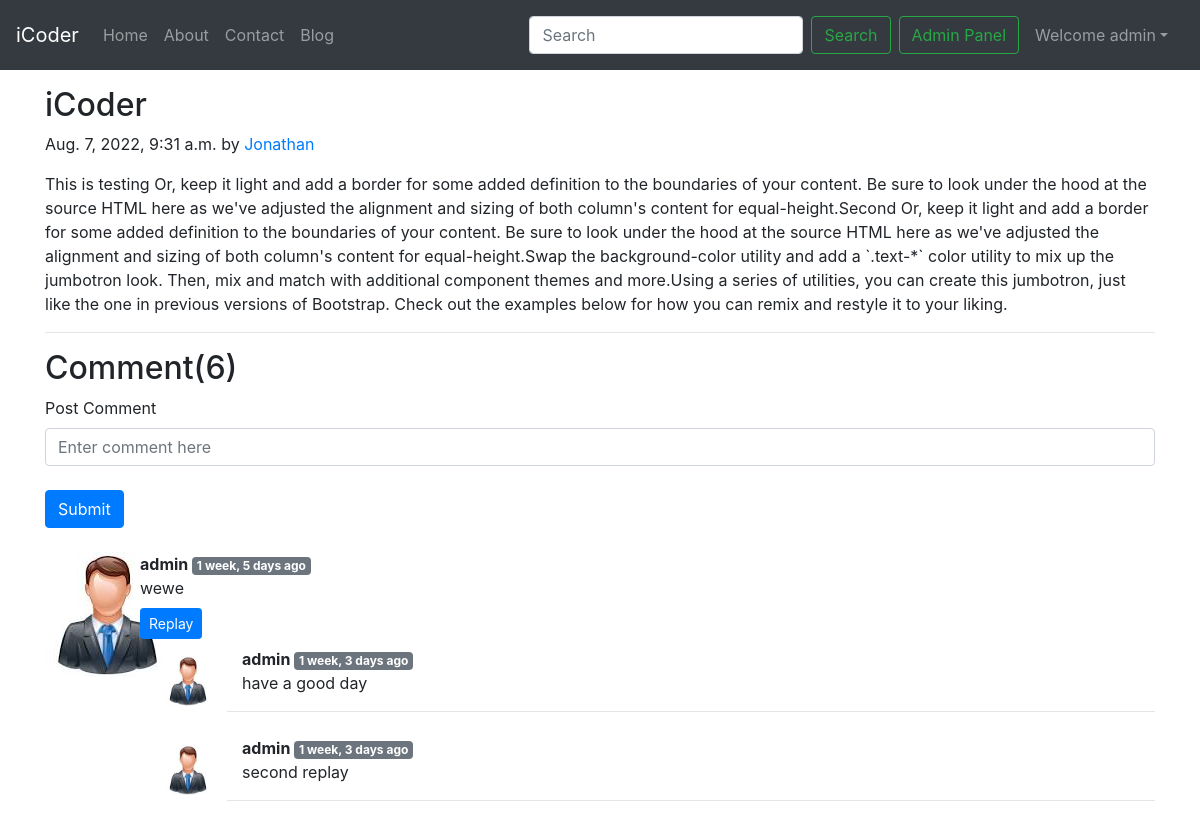
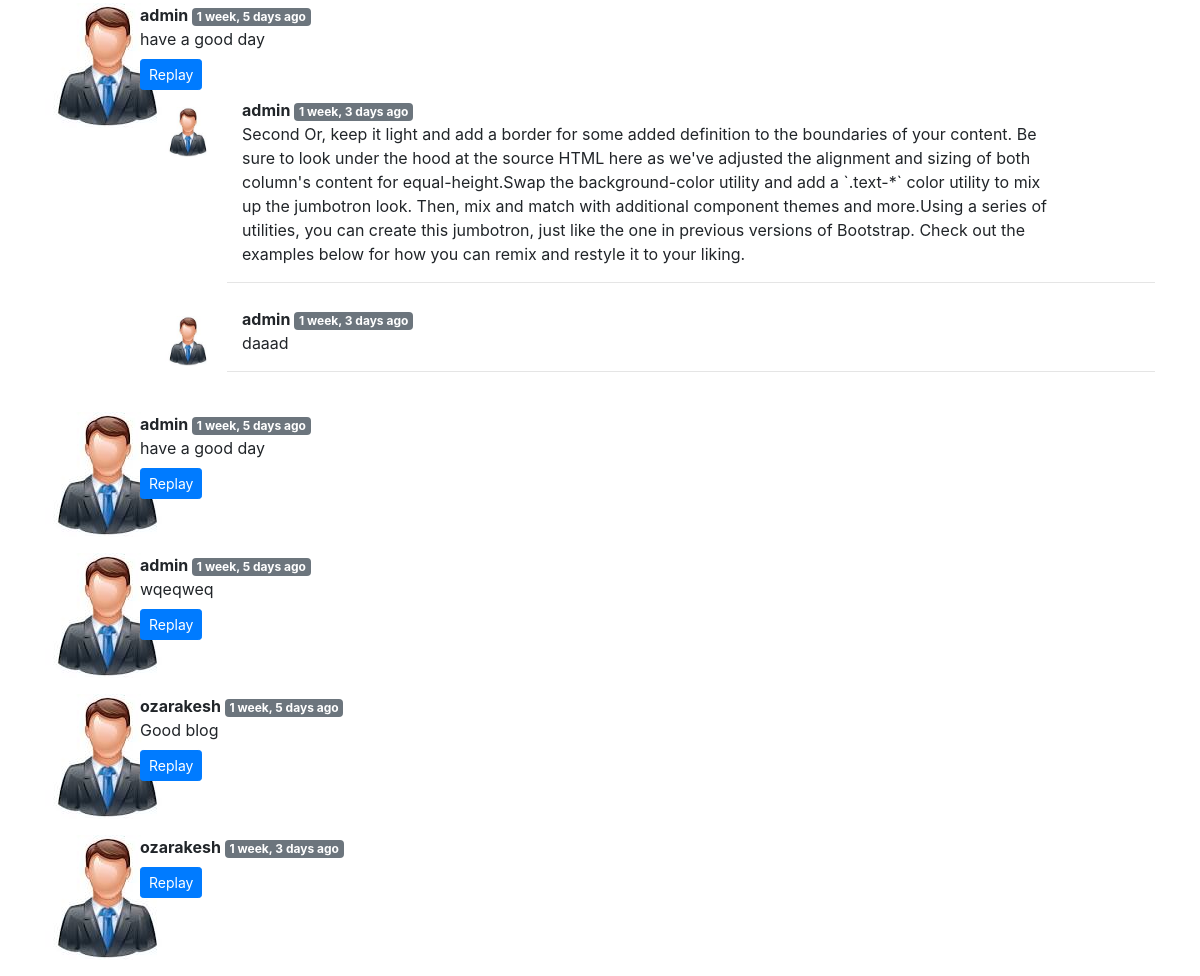
The app's page /blog/first_post (signed in) with its own data (2 pictures, top to bottom).
### blog/models.py (models this page shows, shortened)
class Post(models.Model):
    sno = models.AutoField(primary_key=True)
    title = models.CharField(max_length=50)
    content = models.TextField()
    author = models.CharField(max_length=13)
    slug= models.CharField(max_length=130)
    timestamp = models.DateTimeField(blank=True)

class blogComment(models.Model):
    sno = models.AutoField(primary_key=True)
    comment = models.TextField()
    user = models.ForeignKey(User,on_delete=models.CASCADE)
    post = models.ForeignKey(Post,on_delete=models.CASCADE)
    parent = models.ForeignKey('self',on_delete=models.CASCADE,null=True)
    timestamp = models.DateTimeField(default=now)

### blog/views.py (the view)
# urls.py: path('<str:slug>',views.blogpost,name = "blogpost"),
def blogpost(request,slug):
    post = Post.objects.filter(slug=slug).first()
    comments= blogComment.objects.filter(post=post, parent=None)
    replies= blogComment.objects.filter(post=post).exclude(parent=None)
    replyDict={}
    for reply in replies:
        if reply.parent.sno not in replyDict.keys():
            replyDict[reply.parent.sno]=[reply]
        else:
            replyDict[reply.parent.sno].append(reply)
    context={'post':post, 'comments': comments, 'user': request.user, 'replyDict': replyDict}
    return render(request,'blog/blogpost.html',context)

### blog/templatetags/extras.py (called while the page is built)
@register.filter(name='get_val')
def get_val(dict, key):
    return dict.get(key)

### templates/blog/blogpost.html (shortened to what this page needs)
{% extends 'base.html' %}
{% block body %}
{% load humanize %}
{% load extras %}
<div class="container my-3">
  <h2 class="blog-post-title">{{post.title}}</h2>
  <p class="blog-post-meta">{{post.timestamp}} by <a href="' %}">{{post.author}}</a></p>
  <p>{{post.content|safe}}</p>
  <hr>
</div>
<div class="container">
  <h2>Comment({{comments.count}})</h2>
  <div class="my-2">
    {% if user.is_authenticated %}
    <form action="/blog/postComment" method="post">
      <div class="form-group">
        <label for="comment">Post Comment</label>
        <input type="text" class="form-control" name="comment" placeholder="Enter comment here">
      </div>
      <button type="submit" class="btn btn-primary my-2">Submit</button>
    </form>
    {% else %}
    Please login to post a comment
    {% endif %}
  </div>
  {% for comment in comments %}
  <div class="row my-3">
    <div class="col-md-1">
      <img src="/static/user.jpg" alt="" srcset="">
    </div>
    <div class="col-md-11"><b> {{comment.user.username }} </b> <span
        class="badge badge-secondary">{{comment.timestamp|naturaltime}} </span>
      <div>{{comment.comment}} </div>
      <div class="replay">
        {% if user.is_authenticated %}
        <button class="btn btn-primary btn-sm mt-2" type="button" data-toggle="collapse" data-target="#replay{{comment.sno}}"
          aria-expanded="false" aria-controls="replay{{comment.sno}}">
          Replay
        </button>
        {% else %}
        <button class="btn btn-primary btn-sm" type="button" data-toggle="collapse" data-target="#replay{{comment.sno}}"
          aria-expanded="false" aria-controls="replay{{comment.sno}}" disabled>
          Login to reply
        </button>
        {% endif %}
        <div class="replies my-2">
          {% for reply in replyDict|get_val:comment.sno %}
          <div class="row my-2">
            <div class="col-md-1">
              <img class="image" src="/static/user.jpg" alt="" srcset="" style="
    margin-top: 9px;
    height: 50px;
    width: 46px;
    margin-left: 25px;
">
            </div>
            <div class="col-md-11">
              <div class="col-md-11 ">
                <b> {{reply.user.username}} </b> <span
                  class="badge badge-secondary ">{{reply.timestamp| naturaltime}}</span>
                <div>{{reply.comment}}</div>
              </div>
              <hr>
            </div>
          </div>
          {% endfor %}
        </div>
      </div>
    </div>
  </div>
  {% endfor %}
</div>
{% endblock %}

### templates/base.html (shortened to what this page needs)
<!doctype html>
<html lang="en">
<head>
  <link rel="stylesheet" href="https://cdn.jsdelivr.net/npm/bootstrap@4.6.2/dist/css/bootstrap.min.css"
>
</head>
<body>
  <div class="container-fluid px-0">
    <nav class="navbar navbar-expand-lg navbar-dark bg-dark">
      <a class="navbar-brand" href="/">iCoder</a>
      <div class="collapse navbar-collapse" id="navbarScroll">
        <ul class="navbar-nav mr-auto my-2 my-lg-0 navbar-nav-scroll" style="max-height: 100px;">
          <li class="nav-item {% block homeactive %}{% endblock homeactive %}">
            <a class="nav-link" href="{% url 'home' %}">Home <span class="sr-only">(current)</span></a>
          </li>
          <li class="nav-item {% block aboutactive %}{% endblock aboutactive %}">
            <a class="nav-link" href="{% url 'about' %}">About</a>
          </li>
          <li class="nav-item {% block contactactive %}{% endblock contactactive %}">
            <a class="nav-link" href="{% url 'contact' %}">Contact</a>
          </li>
          <li class="nav-item {% block blogactive %}{% endblock blogactive %}">
            <a class="nav-link" href="{% url 'bloghome' %}">Blog</a>
          </li>
        </ul>
        <form class="d-flex" method="get" action="/search">
          <input class="form-control mr-2" name='search' type="search" placeholder="Search" aria-label="Search">
          <button class="btn btn-outline-success" type="submit">Search</button>
        </form>
        <a href="/admin" target="_blank" class="btn btn-outline-success m-2" role="button">Admin Panel</a>
        {% if user.is_authenticated %}
        <ul class="navbar-nav mr-2">
          <li class="nav-item dropdown">
            <a class="nav-link dropdown-toggle" href='#' id="navbarDropdown" role="button" data-toggle="dropdown">
              Welcome {{request.user}}</a>
          </li>
        </ul>
      </div>
      {% endif %}
    </nav>
  </div>
  {% block body %}{% endblock body %}
</body>
</html>

### records on screen
Post: title "iCoder", timestamp "Aug. 7, 2022, 9:31 a.m.", author "Jonathan", content "This is testing Or, keep it light and add a border for some added definition to the boundaries of your content. Be sure to look under the hood at the source HTML here as we've adjusted the alignment and sizing of both column's content for equal-height.Second Or, keep it light and add a border for some added definition to the boundaries of your content. Be sure to look under the hood at the source HTML here as we've adjusted the alignment and sizing of both column's content for equal-height.Swap the background-color utility and add a `.text-*` color utility to mix up the jumbotron look. Then, mix and match with additional component themes and more.Using a series of utilities, you can create…"
blogComment: user.username "admin", timestamp "1 week, 5 days ago", comment "wewe"
blogComment: user.username "admin", timestamp "1 week, 3 days ago", comment "have a good day"
blogComment: user.username "admin", timestamp "1 week, 3 days ago", comment "second replay"
blogComment: user.username "admin", timestamp "1 week, 5 days ago", comment "have a good day"
blogComment: user.username "admin", timestamp "1 week, 3 days ago", comment "Second Or, keep it light and add a border for some added definition to the boundaries of your content. Be sure to look under the hood at the source HTML here as we've adjusted the alignment and sizing of both column's content for equal-height.Swap the background-color utility and add a `.text-*` color utility to mix up the jumbotron look. Then, mix and match with additional component themes and more.Using a series of utilities, you can create this jumbotron, just like the one in previous versions of Bootstrap. Check out the examples below for how you can remix and restyle it to your liking."
blogComment: user.username "admin", timestamp "1 week, 3 days ago", comment "daaad"
blogComment: user.username "admin", timestamp "1 week, 5 days ago", comment "have a good day"
blogComment: user.username "admin", timestamp "1 week, 5 days ago", comment "wqeqweq"
blogComment: user.username "ozarakesh", timestamp "1 week, 5 days ago", comment "Good blog"
blogComment: user.username "ozarakesh", timestamp "1 week, 3 days ago"

### other values on screen
{{ request.user }} "admin"
{{ comments.count }} "6"
